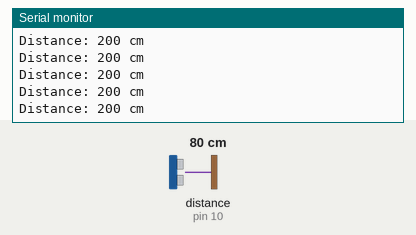
Recording of a sketch running on a simulated Arduino Uno, built with avr-gcc and run on an emulated ATmega328P. Parts: the last lines printed to the serial monitor. Wiring (inferred from the names in the program): ultrasonic range finder: trigger pin 11; echo pin 10. Inputs (shaded band) come from the test bench; at power-on: distance to the obstacle (sensor on pin 10) 80 cm. The echo pulse lasts 58.3 µs per cm.

Above: at 2.2 s.
2.3 s: distance to the obstacle (sensor on pin 10) set to 2 cm
At 2.42 s:
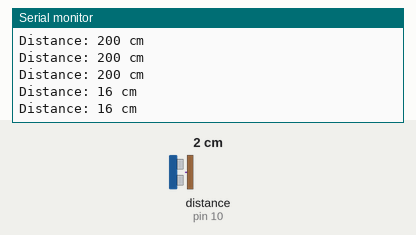
3.8 s: distance to the obstacle (sensor on pin 10) set to 4 cm
At 3.83 s:
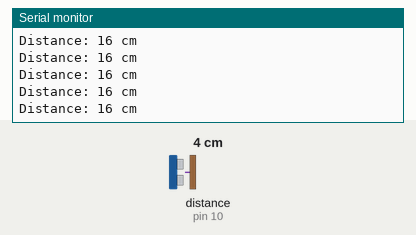
5.3 s: distance to the obstacle (sensor on pin 10) set to 250 cm
At 5.36 s:
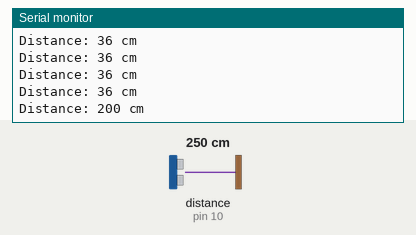
Timing chart, 0 to 8.3 s (numbered marks = the images above; inputs shaded):
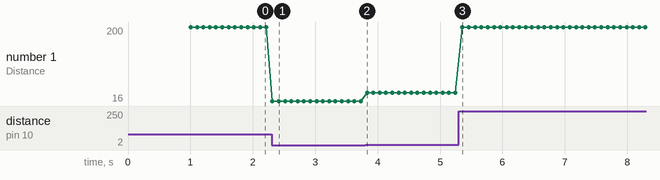

The sketch:

Ultrasonic_Sensor_Part.ino
```cpp
//Initialize Ultrasonic
#define ECHO_PIN 10
#define TRIG_PIN 11

//ultrasonic timings
unsigned long currentMillis;
unsigned long previousMillis;
const unsigned long US_PERIOD = 100; //period between readings

//Max distance we want
const int MAX_DISTANCE = 200;

int distance = 0;


void setup() {
  pinMode(TRIG_PIN, OUTPUT); // Sets the trigPin as an OUTPUT
  pinMode(ECHO_PIN, INPUT); // Sets the echoPin as an INPUT
  Serial.begin(9600);
  delay(1000);
}

void usReadCm(){
  currentMillis = millis();

  if(currentMillis > previousMillis + US_PERIOD){

    //clears trig
    digitalWrite(TRIG_PIN, LOW);
    delayMicroseconds(2);

    //sets the trig pin to high for 10 microseconds
    digitalWrite(TRIG_PIN, HIGH);
    delayMicroseconds(10);
    digitalWrite(TRIG_PIN, LOW);

    //reads the echo_pin
    long duration = pulseIn(ECHO_PIN, HIGH, 38000);

    distance = duration*0.34/2;//in centimeters

    if(distance > MAX_DISTANCE){
      distance = MAX_DISTANCE;
    }
    if(distance == 0){
      distance = MAX_DISTANCE;
    }

    Serial.print("Distance: ");
    Serial.print(distance);
    Serial.println(" cm");

    previousMillis = currentMillis;
  }
}

void loop() {
  usReadCm();
}
```

Measured:
- after the input at 2.3 s, the serial monitor: prints a new line at once (image 1)
- after the input at 5.3 s, the serial monitor: prints a new line after 0.06 s (image 3)
- plotted number 1: 200 → 16 after the input at 2.3 s, 16 → 36 after the input at 3.8 s, 36 → 200 after the input at 5.3 s
